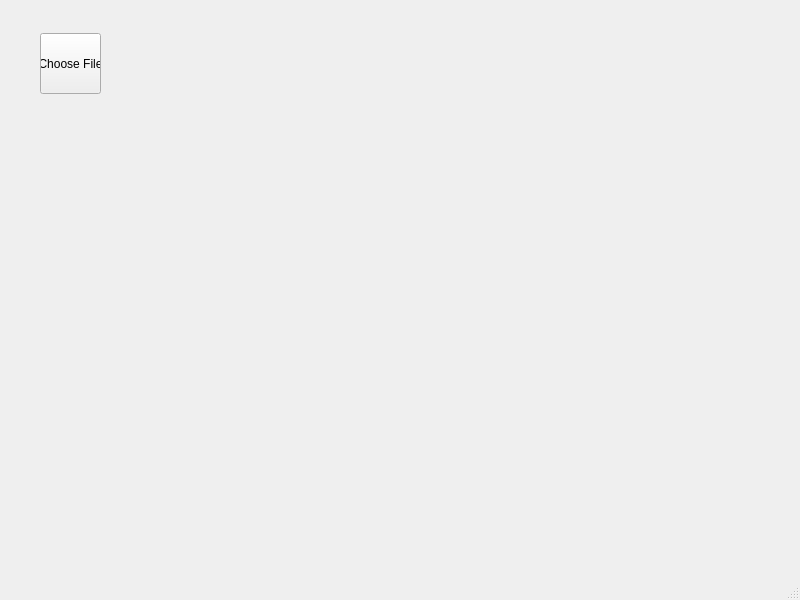
<?xml version="1.0" encoding="UTF-8"?>
<ui version="4.0">
 <class>MainWindow</class>
 <widget class="QMainWindow" name="MainWindow">
  <property name="geometry">
   <rect>
    <x>0</x>
    <y>0</y>
    <width>800</width>
    <height>600</height>
   </rect>
  </property>
  <property name="windowTitle">
   <string>MainWindow</string>
  </property>
  <widget class="QWidget" name="centralwidget">
   <widget class="QPushButton" name="ChooseFileButton">
    <property name="geometry">
     <rect>
      <x>40</x>
      <y>33</y>
      <width>61</width>
      <height>61</height>
     </rect>
    </property>
    <property name="text">
     <string>Choose File</string>
    </property>
   </widget>
  </widget>
  <widget class="QMenuBar" name="menubar">
   <property name="geometry">
    <rect>
     <x>0</x>
     <y>0</y>
     <width>800</width>
     <height>21</height>
    </rect>
   </property>
  </widget>
  <widget class="QStatusBar" name="statusbar"/>
 </widget>
 <resources/>
 <connections/>
</ui>
